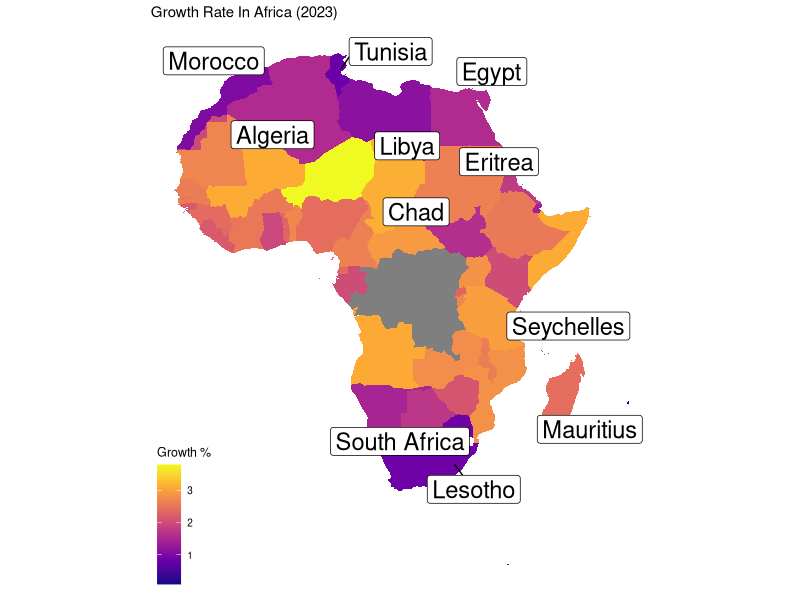
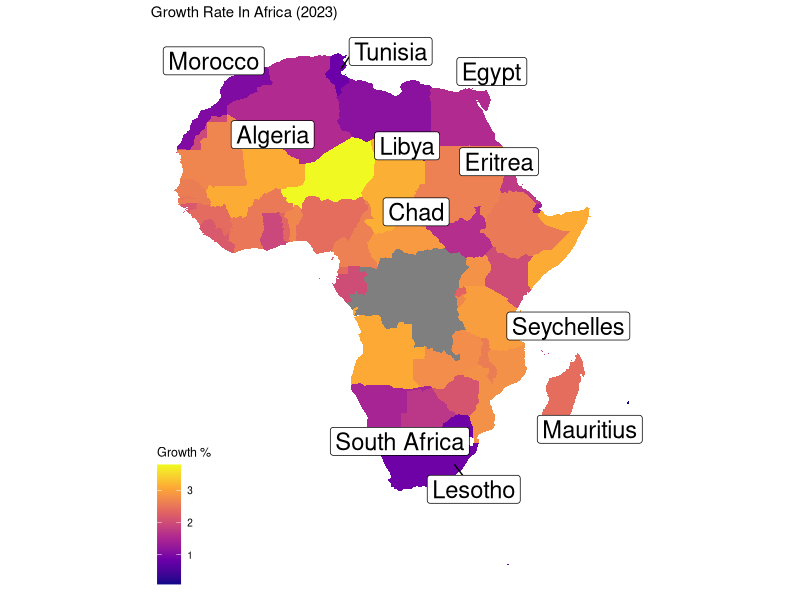

Source code (R) for these figures, in order:
# Load the necessary libraries
library(dplyr)
library(ggplot2)
library(tidyverse)
library(ggrepel)
library(ggthemes)

# Import the world_population.csv dataset
world_population <- read.csv("world_population_data.csv")

# Remove '%' from growth_rate column
world_population <- world_population %>%
  mutate(growth_rate = as.numeric(sub("%", "", growth_rate)))

# Create dataframe for world coordinates using map_data
world_coordinates <- map_data("world")

# Filter data for African countries
africa_map <- subset(world_coordinates, region %in% c(
  "Algeria", "Angola", "Benin", "Botswana", "Burkina Faso", "Burundi",
  "Cabo Verde", "Cameroon", "Central African Republic", "Chad", "Comoros",
  "Democratic Republic of the Congo", "Djibouti", "Egypt",
  "Equatorial Guinea", "Eritrea", "Eswatini", "Ethiopia", "Gabon",
  "Gambia", "Ghana", "Guinea",
  "Guinea-Bissau", "Ivory Coast", "Kenya", "Lesotho", "Liberia", "Libya",
  "Madagascar", "Malawi", "Mali", "Mauritania", "Mauritius", "Morocco",
  "Mozambique", "Namibia", "Niger", "Nigeria", "Republic of Congo",
  "Rwanda", "Sao Tome and Principe",
  "Senegal", "Seychelles", "Sierra Leone", "Somalia",
  "South Africa", "South Sudan",
  "Sudan", "Tanzania", "Togo", "Tunisia",
  "Uganda", "Western Sahara", "Zambia", "Zimbabwe"
)) %>%
  left_join(world_population, by = c("region" = "country"))

# Create label data for Africa
label_data <- africa_map %>%
  group_by(region) %>%
  filter(row_number() == 1) %>%
  mutate(
    region = ifelse(region == "Democratic Republic of the Congo", "DRC", region),
    region = ifelse(region == "Central African Republic", "CAR", region),
    long = ifelse(region == "Algeria", 2.6322, long),
    lat = ifelse(region == "Algeria", 28.1636, lat),
    long = ifelse(region == "Angola", 17.8739, long),
    lat = ifelse(region == "Angola", -11.2027, lat),
    long = ifelse(region == "Benin", 2.3158, long),
    lat = ifelse(region == "Benin", 9.3077, lat),
    long = ifelse(region == "Botswana", 24.6849, long),
    lat = ifelse(region == "Botswana", -22.3275, lat),
    long = ifelse(region == "Burkina Faso", -1.5616, long),
    lat = ifelse(region == "Burkina Faso", 12.6392, lat),
    long = ifelse(region == "Burundi", 29.9196, long),
    lat = ifelse(region == "Burundi", -3.3731, lat),
    long = ifelse(region == "Cabo Verde", -23.9812, long),
    lat = ifelse(region == "Cabo Verde", 15.9552, lat),
    long = ifelse(region == "Cameroon", 12.2776, long),
    lat = ifelse(region == "Cameroon", 5.9631, lat),
    long = ifelse(region == "CAR", 20.9394, long),
    lat = ifelse(region == "CAR", 6.6111, lat),
    long = ifelse(region == "Chad", 18.7322, long),
    lat = ifelse(region == "Chad", 15.4542, lat),
    long = ifelse(region == "Comoros", 43.8726, long),
    lat = ifelse(region == "Comoros", -11.8776, lat),
    long = ifelse(region == "DRC", 23.6599, long),
    lat = ifelse(region == "DRC", -2.8770, lat),
    long = ifelse(region == "Djibouti", 42.5903, long),
    lat = ifelse(region == "Djibouti", 11.8251, lat),
    long = ifelse(region == "Egypt", 31.2357, long),
    lat = ifelse(region == "Egypt", 30.0444, lat),
    long = ifelse(region == "Equatorial Guinea", 10.2679, long),
    lat = ifelse(region == "Equatorial Guinea", 1.6508, lat),
    long = ifelse(region == "Eritrea", 39.7823, long),
    lat = ifelse(region == "Eritrea", 15.1794, lat),
    long = ifelse(region == "Eswatini", 31.4659, long),
    lat = ifelse(region == "Eswatini", -26.5225, lat),
    long = ifelse(region == "Ethiopia", 39.7272, long),
    lat = ifelse(region == "Ethiopia", 9.1450, lat),
    long = ifelse(region == "Gabon", 11.6094, long),
    lat = ifelse(region == "Gabon", -0.8037, lat),
    long = ifelse(region == "Gambia", -15.3960, long),
    lat = ifelse(region == "Gambia", 13.4549, lat),
    long = ifelse(region == "Ghana", -1.0307, long),
    lat = ifelse(region == "Ghana", 7.9533, lat),
    long = ifelse(region == "Guinea", -10.9446, long),
    lat = ifelse(region == "Guinea", 11.2326, lat),
    long = ifelse(region == "Guinea-Bissau", -15.1804, long),
    lat = ifelse(region == "Guinea-Bissau", 11.8037, lat),
    long = ifelse(region == "Ivory Coast", -5.5436, long),
    lat = ifelse(region == "Ivory Coast", 7.5380, lat),
    long = ifelse(region == "Kenya", 37.8400, long),
    lat = ifelse(region == "Kenya", -1.286389, lat),
    long = ifelse(region == "Lesotho", 28.2420, long),
    lat = ifelse(region == "Lesotho", -29.5800, lat),
    long = ifelse(region == "Liberia", -9.4295, long),
    lat = ifelse(region == "Liberia", 6.4281, lat),
    long = ifelse(region == "Libya", 17.2283, long),
    lat = ifelse(region == "Libya", 26.3351, lat),
    long = ifelse(region == "Madagascar", 46.8691, long),
    lat = ifelse(region == "Madagascar", -18.7669, lat),
    long = ifelse(region == "Malawi", 34.3015, long),
    lat = ifelse(region == "Malawi", -13.2543, lat),
    long = ifelse(region == "Mali", -3.9962, long),
    lat = ifelse(region == "Mali", 17.5707, lat),
    long = ifelse(region == "Mauritania", -10.9408, long),
    lat = ifelse(region == "Mauritania", 20.3484, lat),
    long = ifelse(region == "Mauritius", 57.5522, long),
    lat = ifelse(region == "Mauritius", -20.3484, lat),
    long = ifelse(region == "Morocco", -7.0926, long),
    lat = ifelse(region == "Morocco", 31.7917, lat),
    long = ifelse(region == "Mozambique", 35.5296, long),
    lat = ifelse(region == "Mozambique", -18.6657, lat),
    long = ifelse(region == "Namibia", 17.0818, long),
    lat = ifelse(region == "Namibia", -22.5609, lat),
    long = ifelse(region == "Niger", 8.2245, long),
    lat = ifelse(region == "Niger", 17.6078, lat),
    long = ifelse(region == "Nigeria", 8.6753, long),
    lat = ifelse(region == "Nigeria", 9.0820, lat),
    long = ifelse(region == "Republic of Congo", 15.8277, long),
    lat = ifelse(region == "Republic of Congo", -0.2280, lat),
    long = ifelse(region == "Rwanda", 29.8739, long),
    lat = ifelse(region == "Rwanda", -1.9403, lat),
    long = ifelse(region == "Sao Tome and Principe", 6.6131, long),
    lat = ifelse(region == "Sao Tome and Principe", 0.1864, lat),
    long = ifelse(region == "Senegal", -14.4524, long),
    lat = ifelse(region == "Senegal", 14.4974, lat),
    long = ifelse(region == "Seychelles", 55.4915, long),
    lat = ifelse(region == "Seychelles", -4.6796, lat),
    long = ifelse(region == "Sierra Leone", -11.7799, long),
    lat = ifelse(region == "Sierra Leone", 8.4606, lat),
    long = ifelse(region == "Somalia", 46.8253, long),
    lat = ifelse(region == "Somalia", 5.1521, lat),
    long = ifelse(region == "South Africa", 25.0839, long),
    lat = ifelse(region == "South Africa", -29.0000, lat),
    long = ifelse(region == "South Sudan", 31.3872, long),
    lat = ifelse(region == "South Sudan", 6.8770, lat),
    long = ifelse(region == "Sudan", 30.8025, long),
    lat = ifelse(region == "Sudan", 12.8628, lat),
    long = ifelse(region == "Tanzania", 34.8888, long),
    lat = ifelse(region == "Tanzania", -6.369028, lat),
    long = ifelse(region == "Togo", 0.8248, long),
    lat = ifelse(region == "Togo", 8.6195, lat),
    long = ifelse(region == "Tunisia", 9.5375, long),
    lat = ifelse(region == "Tunisia", 33.8869, lat),
    long = ifelse(region == "Uganda", 32.2903, long),
    lat = ifelse(region == "Uganda", 1.3733, lat),
    long = ifelse(region == "Western Sahara", -13.1215, long),
    lat = ifelse(region == "Western Sahara", 24.2155, lat),
    long = ifelse(region == "Zambia", 27.8493, long),
    lat = ifelse(region == "Zambia", -13.1339, lat),
    long = ifelse(region == "Zimbabwe", 29.1549, long),
    lat = ifelse(region == "Zimbabwe", -19.0154, lat)
  )



# Create a geom_polygon plot using ggplot2
print(ggplot(africa_map) +
  geom_polygon(aes(long, lat, group = group, fill = growth_rate)) +
  coord_quickmap() +
  scale_fill_viridis_c(option = "plasma") +

  # Add labels to the plot
  labs(fill = "Growth %") +
  ggtitle("Growth Rate In Africa (2023)") +

  # Use geom_label_repel for Africa labels
  geom_label_repel(
    data = label_data, aes(x = long, y = lat, label = region),
    size = 6, max.overlaps = 6,
    box.padding = .5, point.padding = .5
  ) +

  # Use map theme from ggthemes library
  theme_map())

# Save the plot as a file
ggsave("africa_plot.jpg", dpi = 600)
